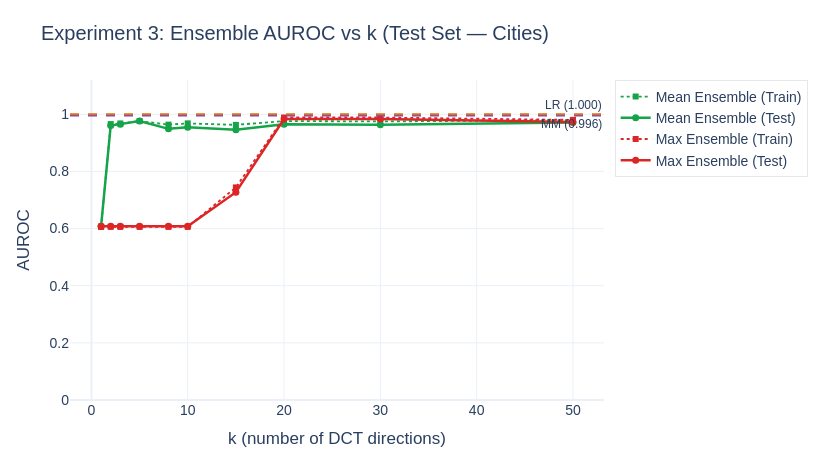
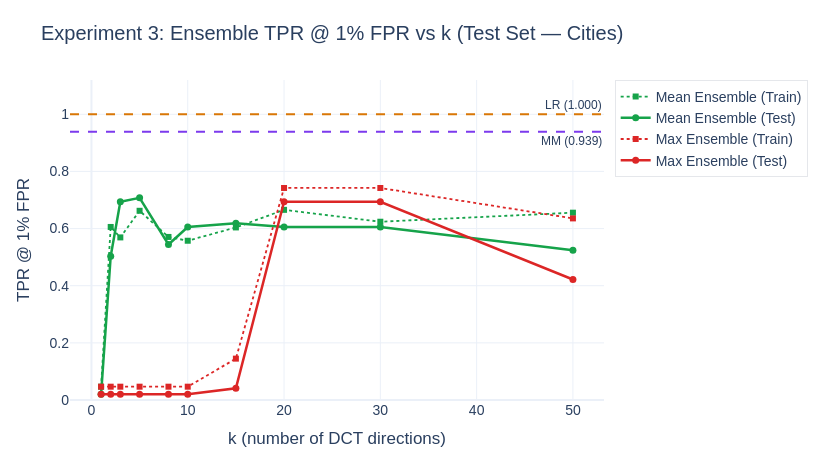

Notebook source saved alongside these figures, in order:
### Code cell
mm_test_cities = eval_probe(mm_probe, test_acts["cities"], test_labels["cities"])
lr_test_cities = eval_probe(lr_probe, test_acts["cities"], test_labels["cities"])

for metric_key, metric_title in [("auroc", "AUROC"), ("tpr1", "TPR @ 1% FPR")]:
    baseline_metric = "auroc" if metric_key == "auroc" else "tpr@1fpr"
    mm_val = mm_test_cities[baseline_metric]
    lr_val = lr_test_cities[baseline_metric]

    fig = go.Figure()

    for agg, color, label in [
        ("mean", PLOT_COLORS["ensemble_mean"], "Mean Ensemble"),
        ("max", PLOT_COLORS["ensemble_max"], "Max Ensemble"),
    ]:
        fig.add_trace(go.Scatter(
            x=sweep["k"], y=sweep[f"{agg}_train_{metric_key}"],
            mode="lines+markers", name=f"{label} (Train)",
            line=dict(color=color, width=1.8, dash="dot"),
            marker=dict(size=6, symbol="square"),
        ))
        fig.add_trace(go.Scatter(
            x=sweep["k"], y=sweep[f"{agg}_test_{metric_key}"],
            mode="lines+markers", name=f"{label} (Test)",
            line=dict(color=color, width=2.5),
            marker=dict(size=7),
        ))

    fig.add_hline(
        y=mm_val, line_dash="dash", line_color=PLOT_COLORS["mm"],
        annotation_text=f"MM ({mm_val:.3f})",
        annotation_position="bottom right", annotation_font_size=12,
    )
    fig.add_hline(
        y=lr_val, line_dash="dash", line_color=PLOT_COLORS["lr"],
        annotation_text=f"LR ({lr_val:.3f})",
        annotation_position="top right", annotation_font_size=12,
    )

    fig.update_layout(
        **PLOT_BASE,
        title=f"Experiment 3: Ensemble {metric_title} vs k (Test Set — Cities)",
        xaxis_title="k (number of DCT directions)",
        yaxis_title=metric_title,
        yaxis_range=[0, 1.12],
        height=460, width=820,
    )
    fig.show()
    save_fig(fig, f"exp3_ensemble_sweep_{metric_key}")

best_k_mean = K_VALUES[int(np.argmax(sweep["mean_test_auroc"]))]
best_k_max = K_VALUES[int(np.argmax(sweep["max_test_auroc"]))]
print(f"\nBest k (Mean Ensemble) by test AUROC: k={best_k_mean}  ({max(sweep['mean_test_auroc']):.3f})")
print(f"Best k (Max Ensemble)  by test AUROC: k={best_k_max}  ({max(sweep['max_test_auroc']):.3f})")
print(f"MM baseline test AUROC: {mm_val:.3f}")
print(f"LR baseline test AUROC: {lr_val:.3f}")

### Figure 1 — Plotly figure (JSON) as saved in the notebook; plotly's stock layout.template omitted (floating-point values rounded to 4 significant figures)
{"data": [{"line": {"color": "#16A34A", "dash": "dot", "width": 1.8}, "marker": {"size": 6, "symbol": "square"}, "mode": "lines+markers", "name": "Mean Ensemble (Train)", "type": "scatter", "x": [1, 2, 3, 5, 8, 10, 15, 20, 30, 50], "y": [0.606, 0.9657, 0.9679, 0.9762, 0.9638, 0.9682, 0.9629, 0.9764, 0.9748, 0.9798]}, {"line": {"color": "#16A34A", "width": 2.5}, "marker": {"size": 7}, "mode": "lines+markers", "name": "Mean Ensemble (Test)", "type": "scatter", "x": [1, 2, 3, 5, 8, 10, 15, 20, 30, 50], "y": [0.6081, 0.9608, 0.9655, 0.9763, 0.949, 0.9549, 0.9458, 0.9651, 0.9632, 0.9708]}, {"line": {"color": "#DC2626", "dash": "dot", "width": 1.8}, "marker": {"size": 6, "symbol": "square"}, "mode": "lines+markers", "name": "Max Ensemble (Train)", "type": "scatter", "x": [1, 2, 3, 5, 8, 10, 15, 20, 30, 50], "y": [0.606, 0.606, 0.606, 0.606, 0.606, 0.606, 0.7441, 0.9887, 0.9887, 0.9804]}, {"line": {"color": "#DC2626", "width": 2.5}, "marker": {"size": 7}, "mode": "lines+markers", "name": "Max Ensemble (Test)", "type": "scatter", "x": [1, 2, 3, 5, 8, 10, 15, 20, 30, 50], "y": [0.6081, 0.6081, 0.6081, 0.6081, 0.6081, 0.6081, 0.7273, 0.9836, 0.9836, 0.9733]}], "layout": {"annotations": [{"font": {"size": 12}, "showarrow": false, "text": "MM (0.996)", "x": 1, "xanchor": "right", "xref": "x domain", "y": 0.9961, "yanchor": "top", "yref": "y"}, {"font": {"size": 12}, "showarrow": false, "text": "LR (1.000)", "x": 1, "xanchor": "right", "xref": "x domain", "y": 0.9999, "yanchor": "bottom", "yref": "y"}], "font": {"family": "Arial, sans-serif", "size": 14}, "height": 460, "legend": {"bgcolor": "rgba(255,255,255,0.8)", "bordercolor": "#E5E7EB", "borderwidth": 1}, "margin": {"b": 60, "l": 70, "r": 40, "t": 80}, "shapes": [{"line": {"color": "#7C3AED", "dash": "dash"}, "type": "line", "x0": 0, "x1": 1, "xref": "x domain", "y0": 0.9961, "y1": 0.9961, "yref": "y"}, {"line": {"color": "#D97706", "dash": "dash"}, "type": "line", "x0": 0, "x1": 1, "xref": "x domain", "y0": 0.9999, "y1": 0.9999, "yref": "y"}], "title": {"text": "Experiment 3: Ensemble AUROC vs k (Test Set — Cities)"}, "width": 820, "xaxis": {"title": {"text": "k (number of DCT directions)"}}, "yaxis": {"range": [0, 1.12], "title": {"text": "AUROC"}}}}

### Figure 2 — Plotly figure (JSON) as saved in the notebook; plotly's stock layout.template omitted (floating-point values rounded to 4 significant figures)
{"data": [{"line": {"color": "#16A34A", "dash": "dot", "width": 1.8}, "marker": {"size": 6, "symbol": "square"}, "mode": "lines+markers", "name": "Mean Ensemble (Train)", "type": "scatter", "x": [1, 2, 3, 5, 8, 10, 15, 20, 30, 50], "y": [0.04659, 0.6057, 0.5691, 0.6622, 0.5707, 0.5574, 0.604, 0.6656, 0.624, 0.6556]}, {"line": {"color": "#16A34A", "width": 2.5}, "marker": {"size": 7}, "mode": "lines+markers", "name": "Mean Ensemble (Test)", "type": "scatter", "x": [1, 2, 3, 5, 8, 10, 15, 20, 30, 50], "y": [0.02041, 0.5034, 0.6939, 0.7075, 0.5442, 0.6054, 0.619, 0.6054, 0.6054, 0.5238]}, {"line": {"color": "#DC2626", "dash": "dot", "width": 1.8}, "marker": {"size": 6, "symbol": "square"}, "mode": "lines+markers", "name": "Max Ensemble (Train)", "type": "scatter", "x": [1, 2, 3, 5, 8, 10, 15, 20, 30, 50], "y": [0.04659, 0.04659, 0.04659, 0.04659, 0.04659, 0.04659, 0.1448, 0.7421, 0.7421, 0.6356]}, {"line": {"color": "#DC2626", "width": 2.5}, "marker": {"size": 7}, "mode": "lines+markers", "name": "Max Ensemble (Test)", "type": "scatter", "x": [1, 2, 3, 5, 8, 10, 15, 20, 30, 50], "y": [0.02041, 0.02041, 0.02041, 0.02041, 0.02041, 0.02041, 0.04082, 0.6939, 0.6939, 0.4218]}], "layout": {"annotations": [{"font": {"size": 12}, "showarrow": false, "text": "MM (0.939)", "x": 1, "xanchor": "right", "xref": "x domain", "y": 0.9388, "yanchor": "top", "yref": "y"}, {"font": {"size": 12}, "showarrow": false, "text": "LR (1.000)", "x": 1, "xanchor": "right", "xref": "x domain", "y": 1, "yanchor": "bottom", "yref": "y"}], "font": {"family": "Arial, sans-serif", "size": 14}, "height": 460, "legend": {"bgcolor": "rgba(255,255,255,0.8)", "bordercolor": "#E5E7EB", "borderwidth": 1}, "margin": {"b": 60, "l": 70, "r": 40, "t": 80}, "shapes": [{"line": {"color": "#7C3AED", "dash": "dash"}, "type": "line", "x0": 0, "x1": 1, "xref": "x domain", "y0": 0.9388, "y1": 0.9388, "yref": "y"}, {"line": {"color": "#D97706", "dash": "dash"}, "type": "line", "x0": 0, "x1": 1, "xref": "x domain", "y0": 1, "y1": 1, "yref": "y"}], "title": {"text": "Experiment 3: Ensemble TPR @ 1% FPR vs k (Test Set — Cities)"}, "width": 820, "xaxis": {"title": {"text": "k (number of DCT directions)"}}, "yaxis": {"range": [0, 1.12], "title": {"text": "TPR @ 1% FPR"}}}}
